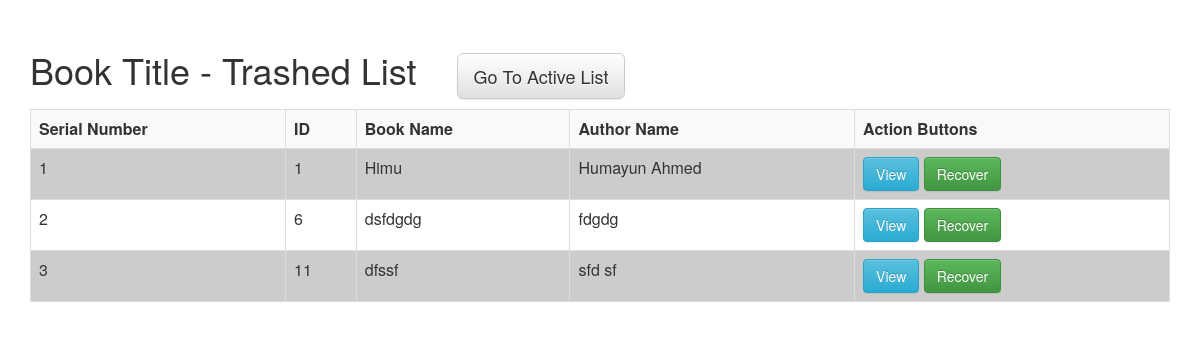
Screenshot of /views/SEIP_161193/BookTitle/trashed.php with the database file from the repository.
### tables this page shows
CREATE TABLE IF NOT EXISTS `book_title` (
`id` int(11) NOT NULL,
  `book_name` varchar(111) NOT NULL,
  `author_name` varchar(111) NOT NULL,
  `soft_deleted` varchar(11) NOT NULL DEFAULT 'No'
);

### src/BITM/SEIP_161193/Model/Database.php (called while the page is built, shortened)
<?php
class Database
{
    public function __construct()
    {
        try{
            $this->DBH = new PDO('mysql:host=localhost;dbname=atomic_20', "root", "");
        }
        catch(PDOException $error){
           echo "Database Error: ". $error->getMessage();
        }
    }
}

### src/BITM/SEIP_161193/BookTitle/BookTitle.php (called while the page is built, shortened)
<?php
class BookTitle extends DB
{
    public function trashed(){
        $sql = "Select * from book_title where soft_deleted='Yes'";
        $STH = $this->DBH->query($sql);
        $STH->setFetchMode(PDO::FETCH_OBJ);
        return $STH->fetchAll();
    }
}

### views/SEIP_161193/BookTitle/trashed.php (the view, shortened to what this page needs)
<?php
$objBookTitle = new \App\BookTitle\BookTitle();
$allData = $objBookTitle->trashed();
$msg = Message::getMessage();
echo "<div style='height: 30px'> <div  id='message'> $msg </div> </div>";
?>
<!doctype html>
<html lang="en">
<head>
    <link rel="stylesheet" href="../../../resource/bootstrap/css/bootstrap.min.css">
    <link rel="stylesheet" href="../../../resource/bootstrap/css/bootstrap-theme.min.css">
</head>
<body>
    <div class="container">
        <h1>Book Title - Trashed List
            &nbsp;&nbsp; <a href='index.php' class='btn btn-lg btn-default'> Go To Active List</a>
        </h1>
        <table class="table table-striped table-bordered" cellspacing="0px">
           <tr>
               <th>Serial Number</th>
               <th>ID</th>
               <th>Book Name</th>
               <th>Author Name</th>
               <th>Action Buttons</th>
           </tr>
        <?php
           $serial= 1;
           foreach($allData as $oneData){
               if($serial%2) $bgColor = "#cccccc";
               else $bgColor = "#ffffff";
               echo "
                  <tr style='background-color: $bgColor'>
                     <td>$serial</td>
                     <td>$oneData->id</td>
                     <td>$oneData->book_name</td>
                     <td>$oneData->author_name</td>
                     <td>
                        <a href='view.php?id=$oneData->id' class='btn btn-info'>View</a>
                        <a href='recover.php?id=$oneData->id' class='btn btn-success'>Recover</a>
                     </td>
                  </tr>
              ";
               $serial++;
           }
        ?>
        </table>
    </div>
</body>
</html>

### views/SEIP_161193/BookTitle/trashed.php (style rules this page uses)
td { border: 0; }
table { border: 1px; }
tr { height: 30px; }

### rows the page displays
book_title: id "1", book_name "Himu", author_name "Humayun Ahmed"
book_title: id "6", book_name "dsfdgdg", author_name "fdgdg"
book_title: id "11", book_name "dfssf", author_name "sfd sf"
